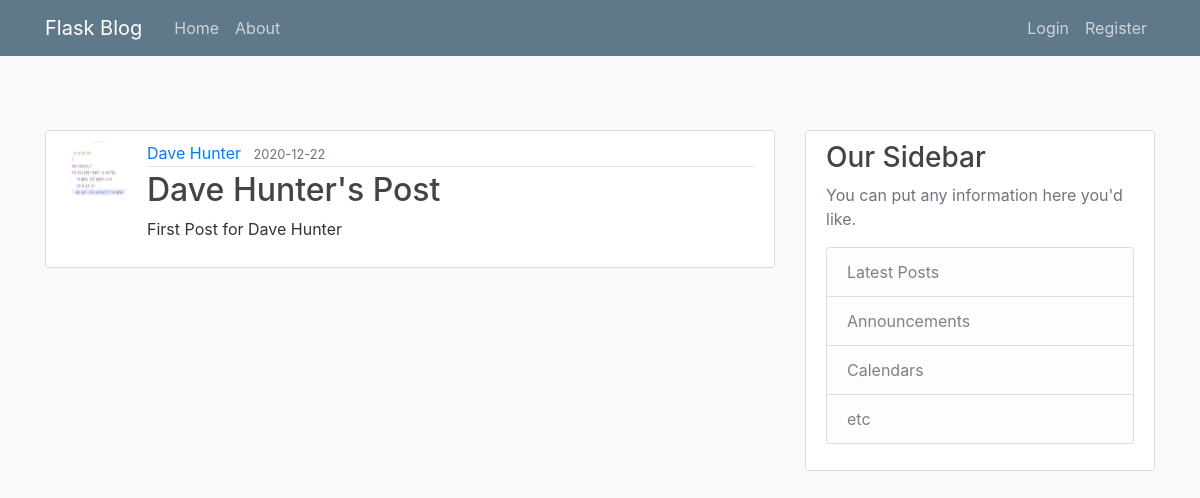
The app's page /post/4 with its own data.
### flaskblog/models.py (models this page shows, shortened)
class User(db.Model, UserMixin):
    id = db.Column(db.Integer, primary_key=True)
    username = db.Column(db.String(20), unique=True, nullable=False)
    email = db.Column(db.String(120), unique=True, nullable=False)
    image_file = db.Column(db.String(20), nullable=False, default="default.jpg")
    password = db.Column(db.String(60), nullable=False)
    posts = db.relationship("Post", backref="author", lazy=True)

class Post(db.Model):
    id = db.Column(db.Integer, primary_key=True)
    title = db.Column(db.String(100), unique=True, nullable=False)
    date_posted = db.Column(db.DateTime, nullable=False, default=datetime.utcnow)
    content = db.Column(db.Text, nullable=False)
    user_id = db.Column(db.Integer, db.ForeignKey("user.id"), nullable=False)

### flaskblog/posts/routes.py (the view)
@posts.route("/post/<int:post_id>")
def post(post_id):
    post = Post.query.get_or_404(post_id)
    return render_template("post.html", title=post.title, post=post)

### flaskblog/templates/post.html (shortened to what this page needs)
{% extends "layout.html" %}
{% block content %}
    <article class="media content-section">
        <img src="{{ url_for('static', filename='profile_pics/' + post.author.image_file) }}" alt="" class="rounded-circle article-img">
      <div class="media-body">
        <div class="article-metadata">
          <a class="mr-2" href="{{ url_for('users.user_posts', username=post.author.username) }}">{{ post.author.username }}</a>
          <small class="text-muted">{{ post.date_posted.strftime('%Y-%m-%d') }}</small>
        </div>
        <h2 class="article-title">{{ post.title }}</h2>
        <p class="article-content">{{ post.content }}</p>
      </div>
    </article>
{% endblock content %}

### flaskblog/static/main.css (style rules this page uses)
body { background: #fafafa; color: #333333; margin-top: 5rem; }
h1, h2, h3, h4, h5, h6 { color: #444444; }
.content-section { background: #ffffff; padding: 10px 20px; border: 1px solid #dddddd; border-radius: 3px; margin-bottom: 20px; }
.article-title { color: #444444; }
.article-content { white-space: pre-line; }
.article-img { height: 65px; width: 65px; margin-right: 16px; }
.article-metadata { padding-bottom: 1px; margin-bottom: 4px; border-bottom: 1px solid #e3e3e3 }

### records on screen
User: image_file (picture), author.username "Dave Hunter"
Post: date_posted "2020-12-22", title "Dave Hunter's Post", content "First Post for Dave Hunter"
